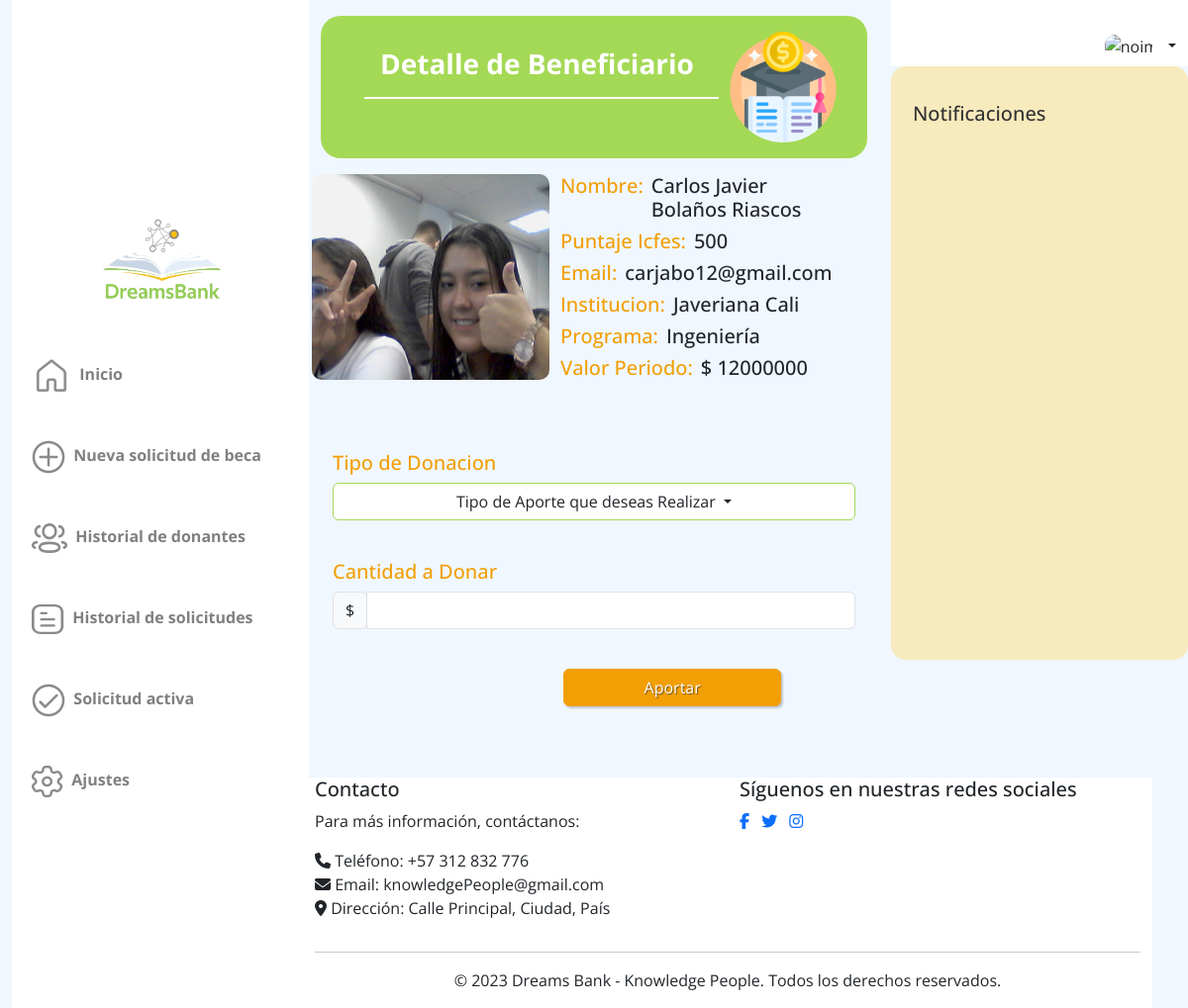
Page /scholarships/donationSch/1/ on the committed database.
### scholarships/models.py (models this page shows, shortened)
class Scholarship(models.Model):
    stratum = models.CharField(max_length=2,null=False)
    photocopy_id = models.FileField(upload_to="files/",null=False, blank=False)
    motivational_letter = models.TextField(max_length=2000,null=False)
    certificate = models.FileField(upload_to="files/",null=False, blank=False)
    value_period = models.IntegerField(null=False)
    icfes_score = models.IntegerField(null=False)
    period_current = models.IntegerField(null=False)
    program_adm = models.CharField(max_length=40,null=False)
    optionsapplication = (('NI','Nuevo Ingreso'),
              ('A','Antiguo'))
    application_type = models.CharField(max_length=40,choices=optionsapplication,null=False)
    optionsstate = (('P','Pendiente'),
                     ('A','Aceptada'),
                     ('R','Rechazada'))
    state = models.CharField(max_length=30,choices=optionsstate,null=False)
    total_periods = models.IntegerField(null=False)
    optionsactive = (('AC','Activo'),
                     ('IN','Inactivo'))
    active = models.CharField(max_length=20,choices=optionsactive,default='Activo',null=False)
    date_application = models.DateTimeField(auto_now_add=True)
    id_user = models.ForeignKey(Beneficiary,null=False,blank=False,on_delete=models.CASCADE)
    institution = models.ForeignKey(Institution,null=False,blank=False, on_delete=models.CASCADE)

### users/models.py (models this page shows, shortened)
class User(AbstractBaseUser, PermissionsMixin):
    username=None
    BENEFICIARY=1
    NATURALDONOR=2
    LEGALDONOR=3
    INSTITUTION=4
    ADMIN=5
    ROLE_CHOICE=(
          (BENEFICIARY, 'Beneficiario'),
          (NATURALDONOR,'Donante natural'),
          (LEGALDONOR,'Donante juridico'),
          (INSTITUTION,'Institución'),
          (ADMIN,'Admin'),
    )
    TI=1
    CC=2
    CE=3
    NIT=4
    IDTYPE_CHOICE= ((TI,'Tarjeta de Identidad'),
                (CC,'Cédula de Ciudadanía'),
                ( CE,'Cédula extranjera'),
                (NIT,'NIT'))
    email = models.EmailField(_("email address"), unique=True)
    name=models.CharField(max_length=100,null=False)
    profilePicture= models.ImageField(upload_to="users",null=True, blank=True)
    idType = models.PositiveSmallIntegerField(choices=IDTYPE_CHOICE,null=False)
    numID = models.CharField(max_length=10,null=False)
    role=models.PositiveSmallIntegerField(choices=ROLE_CHOICE,null=False)
    date_joined = models.DateTimeField(auto_now_add=True)
    last_login= models.DateTimeField(auto_now_add=True)
    created_date = models.DateTimeField(auto_now_add=True)
    modified_date = models.DateTimeField(auto_now_add=True)
    contact = models.CharField(max_length=15)
    notifications = models.ManyToManyField(Notification)
    is_staff = models.BooleanField(default=False)
    is_active = models.BooleanField(default=True)
    is_admin = models.BooleanField(default=False)
    is_superadmin = models.BooleanField(default=False)
    is_superuser = models.BooleanField(default=False)
    date_joined = models.DateTimeField(default=timezone.now)
    USERNAME_FIELD = "email"
    REQUIRED_FIELDS = ['name', 'idType', 'numID', 'role']
    objects = UserManager()

### scholarships/views.py (the view)
# urls.py: path('donationSch/<int:id>/', views.DonationSch.as_view() , name='donationSch'),
class DonationSch(TemplateView):
    def get(self,request,id):
        scholarship = Scholarship.objects.get(id=id)
        data = {'scholarship':scholarship}
        return render(request, 'beneficiaryDonation.html',data)

### scholarships/templates/beneficiaryDonation.html (shortened to what this page needs)
{% extends 'base.html' %} {% load static %}
    {% block header %}
    <link href="{% static '/beneficiaryToDonate.css' %}" rel="stylesheet" />
    <link rel="stylesheet" href="https://cdnjs.cloudflare.com/ajax/libs/font-awesome/5.15.3/css/all.min.css" />
    {% endblock %}
    {% block content %}
    <div class="container-fluid">
    <div class="row mb-3 flex-sm-row" id="contTitulo">
        <div class="col-md-9">
            <br />
            <h3 id="titulo" class="mt-2">Detalle de Beneficiario</h3>
            <hr id="line" class="w-80" />
        </div>
        <div class="col-md-3 text-center">
            <div class="d-flex justify-content-center">
            <img src="{% static '/../media/icons/fund.png' %}" alt="No Encontrada" class="img-fluid d-none d-md-block"
                id="graduatedImg" />
            </div>
        </div>
    </div>
    <div class="form">
        <div class="row">
            <div class="col-lg-5 d-flex flex-column align-items-center " >
                <img src="/media/{{ scholarship.id_user.profilePicture }}" class="img-fluid" alt="noimage"
                  style="max-width: 15rem; height: 13rem; border-radius: 10px; margin-right: 0.5rem;">
            </div>
            <div class="col-lg-7">
                <div class="d-flex ">
                    <h5 style="color: #F29F05;">Nombre: </h5>
                    <h5 class="mx-2">
                        {{ scholarship.id_user.name|capfirst }}
                    </h5>
                </div>
                <div class="d-flex ">
                    <h5 style="color: #F29F05;">Puntaje Icfes: </h5>
                    <h5 class="mx-2">
                        {{ scholarship.icfes_score }}
                    </h5>
                </div>
                <div class="d-flex ">
                    <h5 style="color: #F29F05;">Email: </h5>
                    <h5 class="mx-2">
                        {{ scholarship.id_user.email }}
                    </h5>
                </div>
                <div class="d-flex ">
                    <h5 style="color: #F29F05;">Institucion: </h5>
                    <h5 class="mx-2">
                    {{ scholarship.institution.name }}
                    </h5>
                </div>
                <div class="d-flex ">
                    <h5 style="color: #F29F05;">Programa: </h5>
                    <h5 class="mx-2">
                    {{ scholarship.program_adm }}
                    </h5>
                </div>
                <div class="d-flex ">
                    <h5 style="color: #F29F05;">Valor Periodo: </h5>
                    <h5 class="mx-2">
                    $ {{ scholarship.value_period }}
                    </h5>
                </div>
            </div>
        </div>
        <div class="row justify-content-center mt-5 mb-4">
            <form action="{% url 'scholarships:paymentsBen' scholarship.id %}" class="text-center" id="formdon" method="post">
            <div class="col-lg-12 d-flex flex-column align-items-start">
                <h5 style="text-align: left; color: #F29F05;" class="mt-3">Tipo de Donacion</h5>
                <div class="dropdown text-center w-100">
                    <button class="btn dropdown-toggle w-100" type="button" data-bs-toggle="dropdown" aria-expanded="false"
                      style="background-color: white; border: 0.5px solid #A4D955;">
                        Tipo de Aporte que deseas Realizar
                    </button>
                  </div>
                <h5 style="text-align: left; color: #F29F05;" class="mt-4">Cantidad a Donar</h5>
                <div class="input-group mb-3">
                    <div class="input-group-prepend">
                      <span class="input-group-text">$</span>
                    </div>
                    {% if message == 6 %}
                    <input type="number" class="form-control" id="inputdon" style="direction: rtl;"  min="1000000" max="300000000" name="inputdonation" >
                    {% elif message  %}
                    <input type="number" class="form-control" id="inputdon" style="direction: rtl;"  min="1000000" max="300000000" name="inputdonation" value="{{donation}}" readonly>
                    {% else %}
                    <input type="number" class="form-control" id="inputdon" style="direction: rtl;"  min="1000000" max="300000000" name="inputdonation" readonly>
                    {%endif%}
                </div>
              </div>
            <a type="button" class="btn custom btn col-md-5 mt-4 mb-5 " id="botonDonar" data-bs-toggle="modal" data-bs-target="#confirmModal">
                 Aportar
            </a>
        </form>
        </div>
    </div>
    </div>
    {% endblock %}

### static/css/_base_menu.css (style rules this page uses)
body { background-color: #F0F7FF; }

### static/css/beneficiaryToDonate.css (style rules this page uses)
:root { --bs-body-font-family:'DM Sans', sans-serif; }
body { background-color: #f0f7ff; font-family: 'Open Sans', sans-serif; }
form { font-family: 'Open Sans', sans-serif; }
#contTitulo { background: #a4d955; border-radius: 20px; height: 9rem; }
#titulo { color: #ffffff; opacity: 100%; font-family: "Open Sans"; font-weight: bold; margin-left: 3rem; }
#line { height: 0.15rem; opacity: 100%; border: 0.094rem solid #ffffff; background-color: #ffffff; transform: matrix(1, 0, 0, 1, 0, 0); margin-left: 2rem; }
#graduatedImg { float: right; max-height: 7rem; background: url(.png); margin-right: 2rem; margin-top: 1rem; }
#botonDonar, #rechazarBTN, #publicarBTN { background-color: #f29f05; border-color: #f29f05; color: #fff; font-family: "Open Sans"; font-style: normal; font-size: 1em; box-shadow: 2px 2px 2px rgba(0, 0, 0, 0.2); text-shadow: 1px 1px 1px rgba(0, 0, 0, 0.5); margin-left: 30%; }

### rows in the picture
Scholarship: id_user.profilePicture (picture), id_user.name "Carlos Javier Bolaños Riascos", icfes_score "500", id_user.email "carjabo12@gmail.com", institution.name "Javeriana Cali", program_adm "Ingeniería", value_period "12000000"
